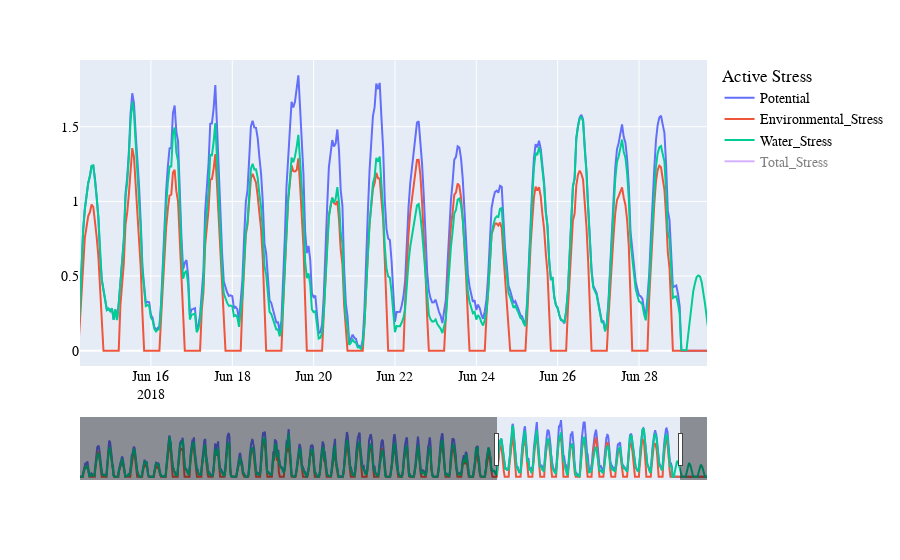

The notebook cell saved with this chart:
### Code cell
show_stress('EvapoTranspiration_1_potential_1606_02.csv',
            'EvapoTranspiration_1_environmentalstress_1606_02.csv',
             'EvapoTranspiration_1_waterstress_1606_02.csv',
            'EvapoTranspiration_1_totalstress_1606_02.csv'
           )

### Figure 1 — Plotly figure (JSON) as saved in the notebook; plotly's stock layout.template omitted (floating-point values rounded to 4 significant figures; data arrays with more than 128 entries replaced by an {"elided": "..."} marker saying what was removed)
{"data": [{"mode": "lines", "name": "Potential", "type": "scatter", "x": {"elided": "1272 str values"}, "y": {"elided": "1272 float values"}}, {"mode": "lines", "name": "Environmental_Stress", "type": "scatter", "visible": true, "x": {"elided": "1272 str values"}, "y": {"elided": "1272 float values"}}, {"mode": "lines", "name": "Water_Stress", "type": "scatter", "visible": true, "x": {"elided": "1272 str values"}, "y": {"elided": "1272 float values"}}, {"mode": "lines", "name": "Total_Stress", "type": "scatter", "visible": "legendonly", "x": {"elided": "1272 str values"}, "y": {"elided": "1272 float values"}}], "layout": {"autosize": true, "font": {"color": "Black", "family": "Times New Roman", "size": 14}, "legend": {"title": {"text": "Active Stress"}, "tracegroupgap": 0}, "margin": {"t": 60}, "title": {"font": {"color": "Black", "family": "Times New Roman"}}, "xaxis": {"anchor": "y", "autorange": false, "domain": [0, 1], "range": ["2018-06-14 06:09:11.532", "2018-06-29 16:07:26.2396"], "rangeslider": {"autorange": true, "range": ["2018-05-10", "2018-07-01 23:00"], "visible": true, "yaxis": {"_template": null, "rangemode": "match"}}, "showspikes": false, "type": "date"}, "yaxis": {"anchor": "x", "autorange": true, "domain": [0, 1], "range": [-0.1025, 1.947], "type": "linear"}}}
